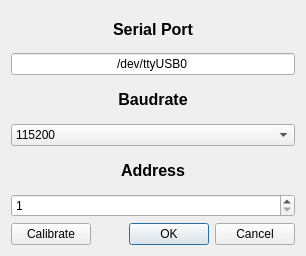
<?xml version="1.0" encoding="UTF-8"?>
<ui version="4.0">
 <class>Serial</class>
 <widget class="QDialog" name="Serial">
  <property name="geometry">
   <rect>
    <x>0</x>
    <y>0</y>
    <width>306</width>
    <height>256</height>
   </rect>
  </property>
  <property name="windowTitle">
   <string>Serial</string>
  </property>
  <property name="windowIcon">
   <iconset theme="riden">
    <normaloff>.</normaloff>.</iconset>
  </property>
  <layout class="QGridLayout" name="gridLayout">
   <item row="7" column="3">
    <widget class="QDialogButtonBox" name="Buttons">
     <property name="orientation">
      <enum>Qt::Horizontal</enum>
     </property>
     <property name="standardButtons">
      <set>QDialogButtonBox::Cancel|QDialogButtonBox::Ok</set>
     </property>
    </widget>
   </item>
   <item row="5" column="0" colspan="4">
    <widget class="QSpinBox" name="Address_Box">
     <property name="minimum">
      <number>1</number>
     </property>
     <property name="maximum">
      <number>255</number>
     </property>
    </widget>
   </item>
   <item row="3" column="0" colspan="4">
    <widget class="QComboBox" name="Baudrate_Box">
     <item>
      <property name="text">
       <string>115200</string>
      </property>
     </item>
     <item>
      <property name="text">
       <string>57600</string>
      </property>
     </item>
     <item>
      <property name="text">
       <string>38400</string>
      </property>
     </item>
     <item>
      <property name="text">
       <string>19200</string>
      </property>
     </item>
     <item>
      <property name="text">
       <string>9600</string>
      </property>
     </item>
    </widget>
   </item>
   <item row="4" column="0" colspan="4">
    <widget class="QLabel" name="Address_Label">
     <property name="font">
      <font>
       <pointsize>12</pointsize>
       <weight>75</weight>
       <bold>true</bold>
      </font>
     </property>
     <property name="text">
      <string>Address</string>
     </property>
     <property name="alignment">
      <set>Qt::AlignCenter</set>
     </property>
    </widget>
   </item>
   <item row="7" column="0" colspan="3">
    <widget class="QPushButton" name="Calibrate_Button">
     <property name="text">
      <string>Calibrate</string>
     </property>
    </widget>
   </item>
   <item row="2" column="0" colspan="4">
    <widget class="QLabel" name="Baudrate_Label">
     <property name="font">
      <font>
       <pointsize>12</pointsize>
       <weight>75</weight>
       <bold>true</bold>
      </font>
     </property>
     <property name="text">
      <string>Baudrate</string>
     </property>
     <property name="alignment">
      <set>Qt::AlignCenter</set>
     </property>
    </widget>
   </item>
   <item row="1" column="0" colspan="4">
    <widget class="QLineEdit" name="Serial_Line">
     <property name="text">
      <string>/dev/ttyUSB0</string>
     </property>
     <property name="alignment">
      <set>Qt::AlignCenter</set>
     </property>
    </widget>
   </item>
   <item row="0" column="0" colspan="4">
    <widget class="QLabel" name="Serial_Label">
     <property name="font">
      <font>
       <pointsize>12</pointsize>
       <weight>75</weight>
       <bold>true</bold>
      </font>
     </property>
     <property name="text">
      <string>Serial Port</string>
     </property>
     <property name="alignment">
      <set>Qt::AlignCenter</set>
     </property>
    </widget>
   </item>
  </layout>
 </widget>
 <resources/>
 <connections>
  <connection>
   <sender>Buttons</sender>
   <signal>accepted()</signal>
   <receiver>Serial</receiver>
   <slot>accept()</slot>
   <hints>
    <hint type="sourcelabel">
     <x>248</x>
     <y>254</y>
    </hint>
    <hint type="destinationlabel">
     <x>157</x>
     <y>274</y>
    </hint>
   </hints>
  </connection>
  <connection>
   <sender>Buttons</sender>
   <signal>rejected()</signal>
   <receiver>Serial</receiver>
   <slot>reject()</slot>
   <hints>
    <hint type="sourcelabel">
     <x>316</x>
     <y>260</y>
    </hint>
    <hint type="destinationlabel">
     <x>286</x>
     <y>274</y>
    </hint>
   </hints>
  </connection>
 </connections>
</ui>
